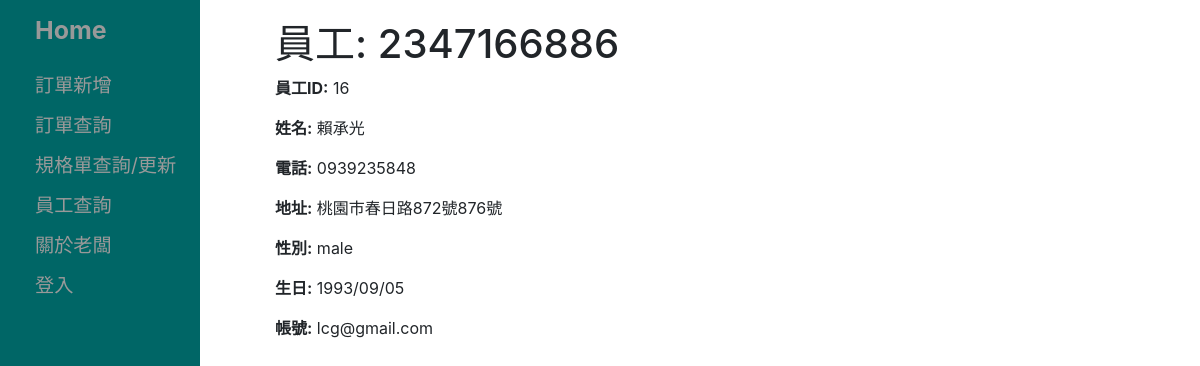
Page /onlineOrderSystem/staff/16 on the committed database.
### onlineOrderSystem/models.py (models this page shows, shortened)
class Staff(models.Model):
    account = models.CharField('帳號', max_length=20)
    password = models.CharField('密碼', max_length=20)
    gender = models.CharField('性別', max_length=6)
    birthdate = models.CharField('出生年月日', max_length=10, help_text='2020/12/12')
    id = models.AutoField(primary_key=True)
    address = models.CharField('地址', max_length=20)
    tel = models.CharField('電話', max_length=20)
    name = models.CharField('姓名', max_length=20)
    IDName = models.CharField('員工ID', max_length=10)
    ...
    class Meta:
        db_table = "員工"
        ordering = ['IDName']

### onlineOrderSystem/views.py (the view)
# urls.py: path('staff/<int:pk>', views.StaffDetailView.as_view(), name='staff-detail'),
class StaffDetailView(generic.DetailView):
    model = Staff
    context_object_name = 'staff'
    template_name = 'onlineOrderSystem/Staff_detail.html'

### templates/onlineOrderSystem/Staff_detail.html
{% extends "base_generic.html" %}
{% block content %}
  <h1>員工: {{ staff.IDName }}</h1>
  <p><strong>員工ID:</strong> {{ staff.id }}</p>
  <p><strong>姓名:</strong> {{ staff.name }}</p>
  <p><strong>電話:</strong> {{ staff.tel }}</p>
  <p><strong>地址:</strong> {{ staff.address }}</p>
  <p><strong>性別:</strong> {{ staff.gender}}</p>
  <p><strong>生日:</strong> {{ staff.birthdate }}</p>
  <p><strong>帳號:</strong> {{ staff.account }}</p>
{% endblock %}

### rows in the picture
Staff: IDName "2347166886", id "16", name "賴承光", tel "0939235848", address "桃園市春日路872號876號", gender "male", birthdate "1993/09/05", account "lcg@gmail.com"
